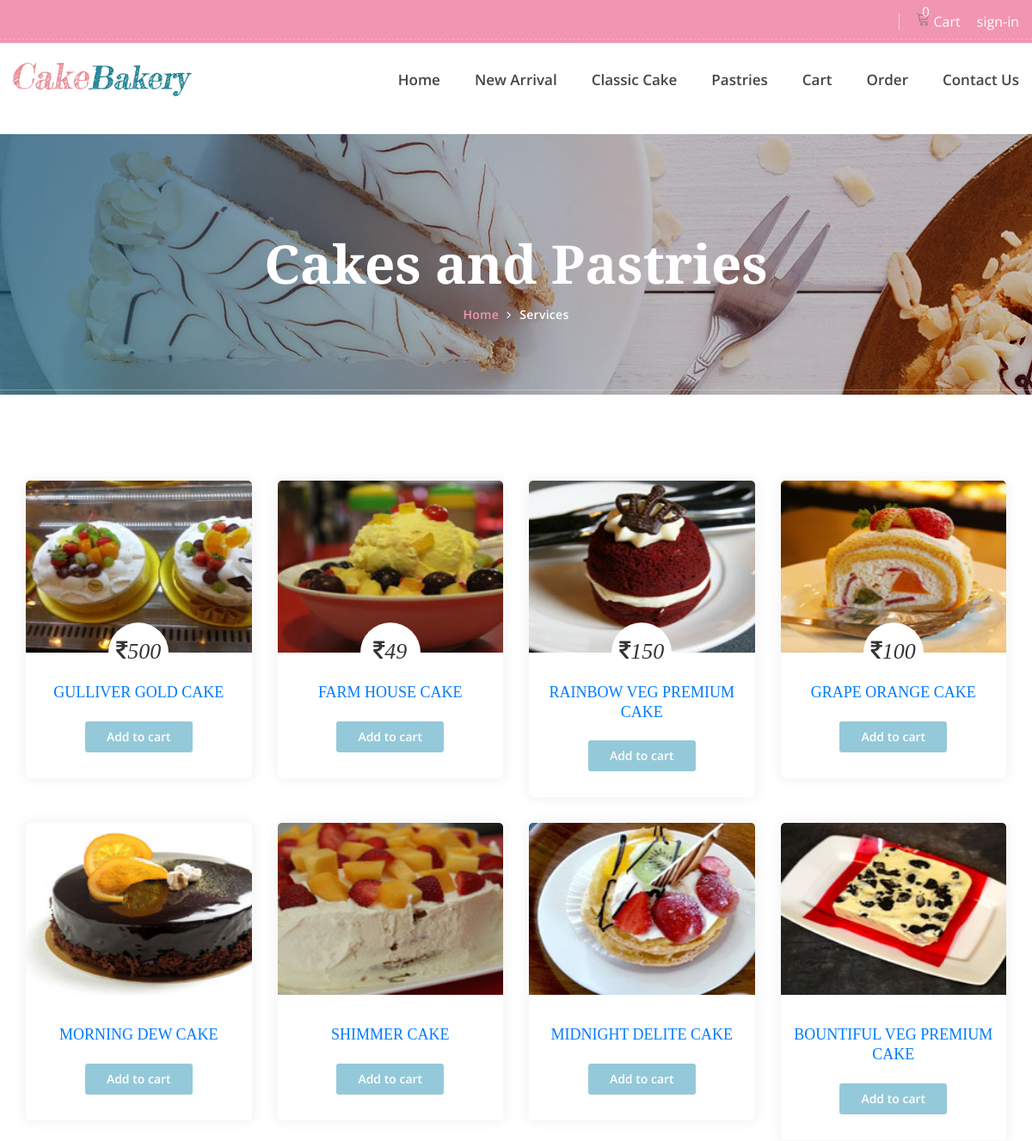
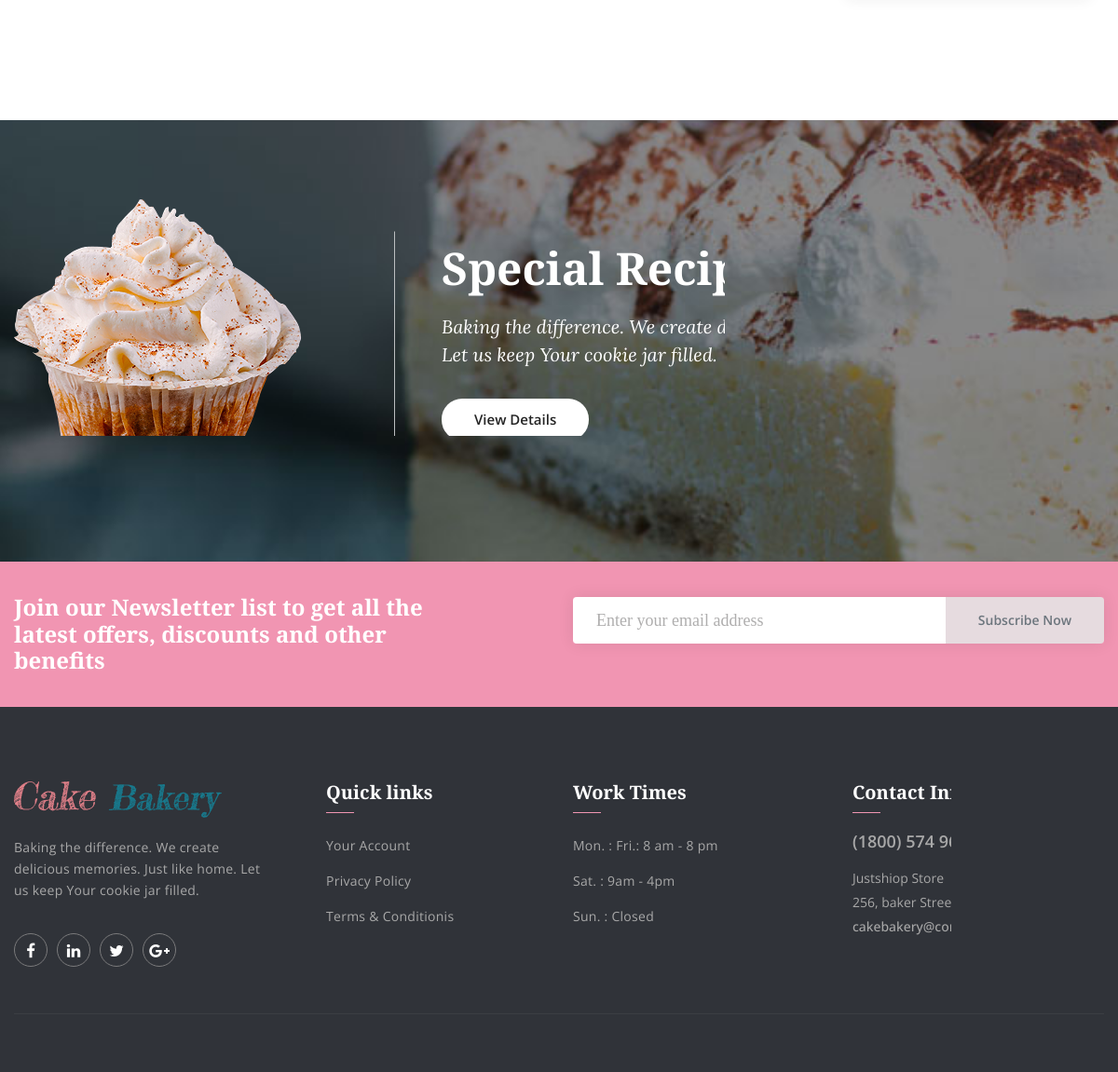
/productloop.php?id=1, run on the app's committed database (2 pictures, top to bottom).
### tables this page shows
CREATE TABLE `baker_cat` (
  `id` int(11) NOT NULL,
  `category` varchar(100) NOT NULL
);

CREATE TABLE `baker_prod` (
  `id` int(11) NOT NULL,
  `cat_id` int(11) NOT NULL,
  `title` varchar(100) NOT NULL,
  `price` int(11) NOT NULL,
  `image` varchar(100) NOT NULL,
  `description` varchar(100) NOT NULL
);

### productloop.php (the view, shortened to what this page needs)
<?php
require_once('header.php');
require_once('config.php');
$catid=$_GET['id'];
$select="SELECT * FROM `baker_prod` where `cat_id`='$catid'";
$query=mysqli_query($con,$select);
?>
<!DOCTYPE html>
<html lang="en">
<head>
        <link href="css/font-awesome.min.css" rel="stylesheet">
        <link href="vendors/linearicons/style.css" rel="stylesheet">
        <link href="vendors/flat-icon/flaticon.css" rel="stylesheet">
        <link href="vendors/stroke-icon/style.css" rel="stylesheet">
        <link href="css/bootstrap.min.css" rel="stylesheet">
        <link href="vendors/revolution/css/settings.css" rel="stylesheet">
        <link href="vendors/revolution/css/layers.css" rel="stylesheet">
        <link href="vendors/revolution/css/navigation.css" rel="stylesheet">
        <link href="vendors/animate-css/animate.css" rel="stylesheet">
        <link href="vendors/owl-carousel/owl.carousel.min.css" rel="stylesheet">
        <link href="vendors/magnifc-popup/magnific-popup.css" rel="stylesheet">
        <link href="css/style.css" rel="stylesheet">
        <link href="css/responsive.css" rel="stylesheet">
    </head>
    <body>
       <br><br>
	   <br><br>
	   <br><br>
	   <section class="banner_area">
        	<div class="container">
        		<div class="banner_text">
        			<h3>Cakes and Pastries</h3>
        			<ul>
        				<li><a href="index.php">Home</a></li>
        				<li><a href="index.php">Services</a></li>
        			</ul>
        		</div>
        	</div>
        </section>
        <section class="our_cakes_area p_100">
        	<div class="container">
				<div class="container ">
        		<div class="cake_feature_row row">
								<?php  while($res=mysqli_fetch_assoc($query)){ ?>
					<div class="col-lg-3 col-md-4  col-6">
						<div class="cake_feature_item">
							<div class="cake_img">
								<img src="admin/uploads/<?php echo $res['image']; ?>" width="300" height="200"  alt="">
							</div>
							<div class="cake_text">
								<h4><span><i class="fa fa-rupee"></i><?php echo $res['price']; ?></h4></span>
								<h3> <a href="#" data-toggle="modal" data-target="#<?php echo $res['id']; ?>"><?php echo $res['title']; ?></h3></a>
								<a  href="javascript:;" class="pest_btn" prod_id=<?php echo $res['id']; ?> >Add to cart</a>
							</div>
						</div>
					</div>
					<?php } ?>
				</div>
				</div>
        	</div>
        </section>
        <section class="special_recipe_area">
        	<div class="container">
        		<div class="special_recipe_slider owl-carousel">
        			<div class="item">
        				<div class="media">
        					<div class="d-flex">
        						<img src="img/recipe/recipe-1.png" alt="">
        					</div>
        					<div class="media-body">
        						<h4>Special Recipe</h4>
        						<p>Baking the difference. We create delicious memories. Just like home. Let us keep Your cookie jar filled.</p>
        						<a class="w_view_btn" href="#">View Details</a>
        					</div>
        				</div>
        			</div>
        		</div>
        	</div>
        </section>
        <section class="newsletter_area">
        	<div class="container">
        		<div class="row newsletter_inner">
        			<div class="col-lg-6">
        				<div class="news_left_text">
        					<h4>Join our Newsletter list to get all the latest offers, discounts and other benefits</h4>
        				</div>
        			</div>
        			<div class="col-lg-6">
        				<div class="newsletter_form">
							<div class="input-group">
								<input type="text" class="form-control" placeholder="Enter your email address">
								<div class="input-group-append">
									<button class="btn btn-outline-secondary" type="button">Subscribe Now</button>
								</div>
							</div>
        				</div>
        			</div>
        		</div>
        	</div>
        </section>
        <footer class="footer_area"id="contactus">
        	<div class="footer_widgets">
        		<div class="container">
        			<div class="row footer_wd_inner">
        				<div class="col-lg-3 col-6">
        					<aside class="f_widget f_about_widget">
        						<img src="img/footer-logo.png" alt="">
        						<p>Baking the difference. We create delicious memories. Just like home. Let us keep Your cookie jar filled.</p>
        						<ul class="nav">
        							<li><a href="#"><i class="fa fa-facebook"></i></a></li>
        							<li><a href="#"><i class="fa fa-linkedin"></i></a></li>
        							<li><a href="#"><i class="fa fa-twitter"></i></a></li>
        							<li><a href="#"><i class="fa fa-google-plus"></i></a></li>
        						</ul>
        					</aside>
        				</div>
        				<div class="col-lg-3 col-6">
        					<aside class="f_widget f_link_widget">
        						<div class="f_title">
        							<h3>Quick links</h3>
        						</div>
        						<ul class="list_style">
        							<li><a href="#">Your Account</a></li>
        							<li><a href="#">Privacy Policy</a></li>
        							<li><a href="#">Terms & Conditionis</a></li>
        						</ul>
        					</aside>
        				</div>
        				<div class="col-lg-3 col-6">
        					<aside class="f_widget f_link_widget">
        						<div class="f_title">
        							<h3>Work Times</h3>
        						</div>
        						<ul class="list_style">
        							<li><a href="#">Mon. :  Fri.: 8 am - 8 pm</a></li>
        							<li><a href="#">Sat. : 9am - 4pm</a></li>
        							<li><a href="#">Sun. : Closed</a></li>
        						</ul>
        					</aside>
        				</div>
        				<div class="col-lg-3 col-6">
        					<aside class="f_widget f_contact_widget">
        						<div class="f_title">
        							<h3>Contact Info</h3>
        						</div>
        						<h4>(1800) 574 9687</h4>
        						<p>Justshiop Store <br />256, baker Street,, New Youk, 5245</p>
        						<h5>cakebakery@contact.co.in</h5>
        					</aside>
        				</div>
        			</div>
        		</div>
        	</div>
        	<div class="footer_copyright">
        		<div class="container">
        			<div class="copyright_inner">
        			</div>
        		</div>
        	</div>
        </footer>
    </body>
</html>

### header.php (shortened to what this page needs)
<?php
require_once('config.php');
$select3="SELECT * FROM `baker_cat`";
$query3=mysqli_query($con,$select3);
?>
<!DOCTYPE html>
<html lang="en">
<head>
        <link href="css/font-awesome.min.css" rel="stylesheet">
        <link href="vendors/linearicons/style.css" rel="stylesheet">
        <link href="vendors/flat-icon/flaticon.css" rel="stylesheet">
        <link href="css/bootstrap.min.css" rel="stylesheet">
        <link href="vendors/revolution/css/settings.css" rel="stylesheet">
        <link href="vendors/revolution/css/layers.css" rel="stylesheet">
        <link href="vendors/revolution/css/navigation.css" rel="stylesheet">
        <link href="vendors/animate-css/animate.css" rel="stylesheet">
        <link href="vendors/owl-carousel/owl.carousel.min.css" rel="stylesheet">
        <link href="vendors/magnifc-popup/magnific-popup.css" rel="stylesheet">
        <link href="css/style.css" rel="stylesheet">
        <link href="css/responsive.css" rel="stylesheet">
    </head>
    <body>
		<header class="main_header_area">
			<div class="top_header_area row m0">
				<div class="container">
					<div class="float-right">
						<?php
						if(isset($_SESSION['user_id']) && $_SESSION['user_id']!==""){
						?>
						<ul class="h_search list_style">
							<li class="shop_cart"><i class="lnr lnr-cart"></i>
							<span id="countdata">
					 <?php if(isset($_SESSION['cart']))
                                            {
                                             echo count($_SESSION['cart']);
                                               }
                                                 else{
                                                       echo 0;
                                                     }?>
					 </span>
					 <a href="cart.php">Cart</a></li>
							<li class="sign-in"><a href="login/logout.php">sign-out</i></a></li>
						</ul>
						<?php } else { ?>
						<ul class="h_search list_style">
							<li class="shop_cart"><i class="lnr lnr-cart"></i>
							<span id="countdata">
					 <?php if(isset($_SESSION['cart']))
                                            {
                                             echo count($_SESSION['cart']);
                                               }
                                                 else{
                                                       echo 0;
                                                     }?>
					 </span><a href="cart.php">Cart</a></li>
							<li class="sign-in"><a href="login/login_form.php">sign-in</a></li>
						</ul>
						<?php }  ?>
					</div>
				</div>
			</div>
			<div class="main_menu_two">
				<div class="container">
					<nav class="navbar navbar-expand-lg navbar-light bg-light">
						<a class="navbar-brand" href="index.php"><img src="img/logo-2.png" alt=""></a>
						<div class="collapse navbar-collapse" id="navbarSupportedContent">
							<ul class="navbar-nav justify-content-end">
								<li class="dropdown submenu active">
										<li><a href="index.php">Home </a></li>
								</li>
								<li><a href="#cake">New Arrival</a></li>
								<?php  while($res3=mysqli_fetch_assoc($query3)){ ?>
					<li><a href="productloop.php?id=<?php echo $res3['id'];?>">
					              <?php echo $res3['category']; ?> </a></li>
					<?php } ?>
										<li><a href="cart.php">Cart</a></li>
								<li><a href="customer_order.php">Order</a></li>
								<li><a href="#contactus">Contact Us</a></li>
							</ul>
						</div>
					</nav>
				</div>
			</div>
		</header>

### header.php (style rules this page uses)
.shop_cart { display: inline-block; position: relative; }
.shop_cart span { position: absolute; top: -0.5px; left: 20%; height: 16px; min-width: 16px; color: #fff; font-size: 15px; text-align: center; border-radius: 25px; padding: 2 2px; margin-left: -7px; }

### data on the page
baker_cat: category "Classic Cake"
baker_cat: category "Pastries"
baker_prod: image (picture), price "500", title "GULLIVER GOLD CAKE"
baker_prod: image (picture), price "49", title "FARM HOUSE CAKE"
baker_prod: image (picture), price "150", title "RAINBOW VEG PREMIUM CAKE"
baker_prod: image (picture), price "100", title "GRAPE ORANGE CAKE"
baker_prod: image (picture), price "450", title "MORNING DEW CAKE"
baker_prod: image (picture), price "450", title "SHIMMER CAKE"
baker_prod: image (picture), price "299", title "MIDNIGHT DELITE CAKE"
baker_prod: image (picture), price "540", title "BOUNTIFUL VEG PREMIUM CAKE"
